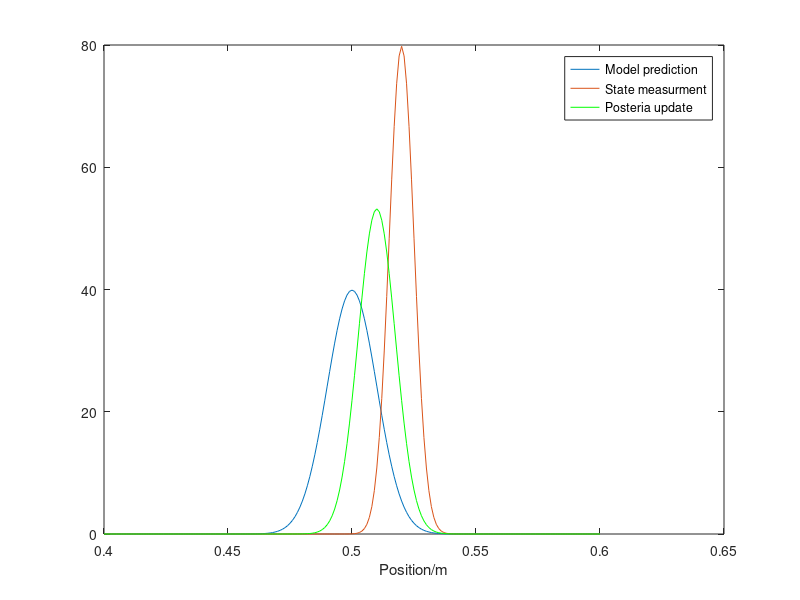

This chart was generated by the following MATLAB code:
 x= [0.4:.001:0.6];
 y = normpdf(x,0.5,0.01);
y2 = normpdf(x,0.52,0.005);
y3 = normpdf(x,0.51,0.0075);
plot(x,y)
hold on
plot(x,y2)
hold on
plot(x,y3,'g')
legend('Model prediction','State measurment','Posteria update')
xlabel('Position/m')